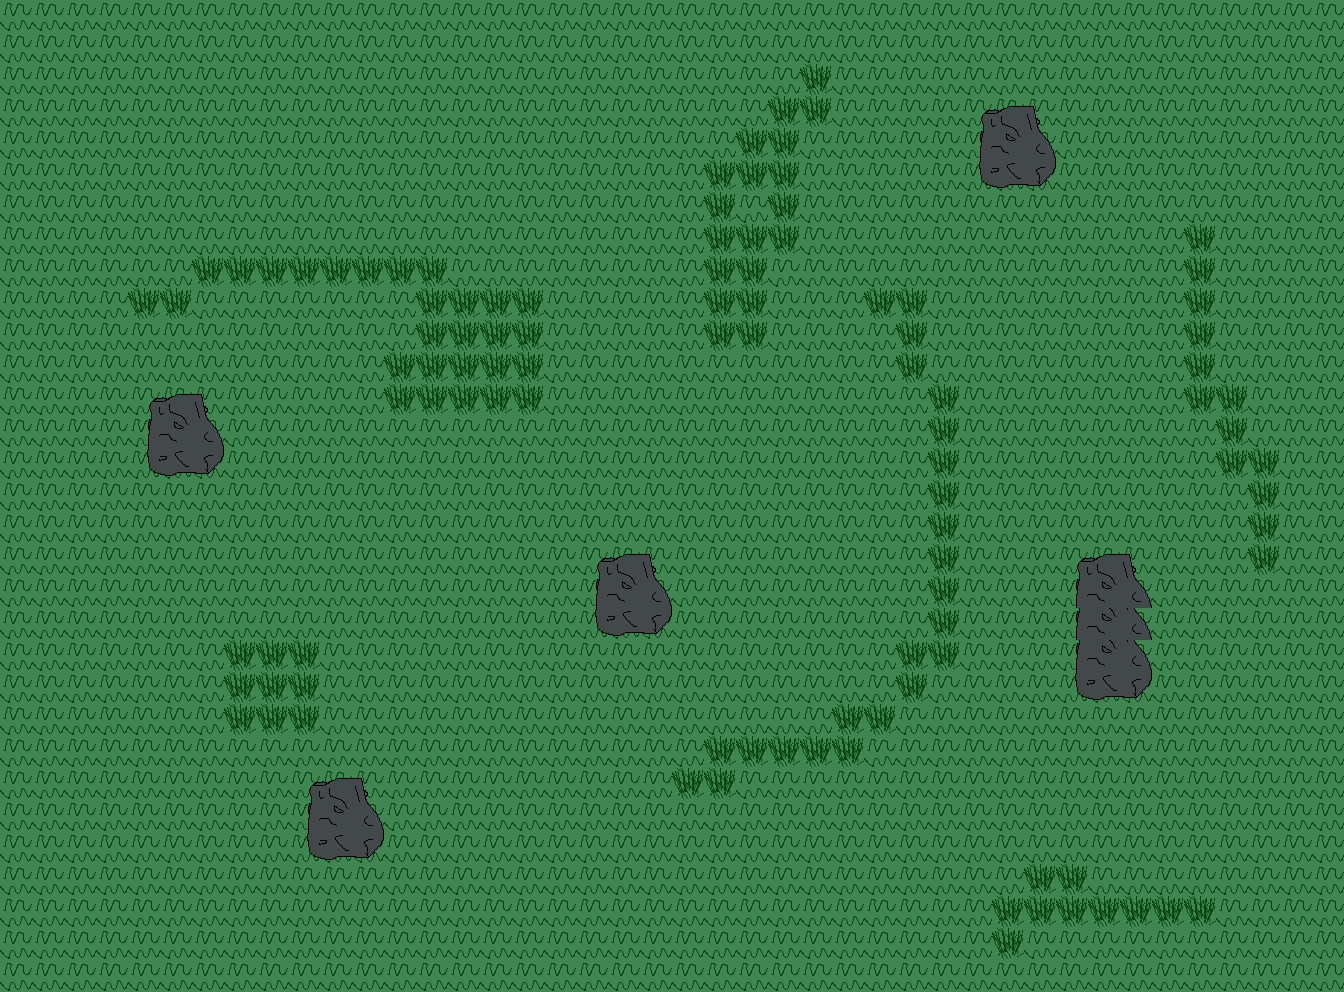

Tiled map render using the project's own tile images. Description and the whole map definition, tile-layer contents included, below:
An orthogonal 42x31 tile map with 32x32 px tiles, 2 tile layers (grass, rocks), 2 tilesets.

<map version="1.5" tiledversion="1.7.2" orientation="orthogonal" renderorder="right-down" width="42" height="31" tilewidth="32" tileheight="32" infinite="0" nextlayerid="3" nextobjectid="1">
 <tileset firstgid="1" name="grassTiles" tilewidth="32" tileheight="32" tilecount="2" columns="2">
  <image source="grassTiles.png" width="64" height="32" />
 </tileset>
 <tileset firstgid="3" name="rockTiles" tilewidth="32" tileheight="32" tilecount="9" columns="3">
  <image source="rockTiles.png" width="96" height="96" />
 </tileset>
 <layer id="1" name="grass" width="42" height="31">
  <data encoding="csv">
1,1,1,1,1,1,1,1,1,1,1,1,1,1,1,1,1,1,1,1,1,1,1,1,1,1,1,1,1,1,1,1,1,1,1,1,1,1,1,1,1,1,
1,1,1,1,1,1,1,1,1,1,1,1,1,1,1,1,1,1,1,1,1,1,1,1,1,1,1,1,1,1,1,1,1,1,1,1,1,1,1,1,1,1,
1,1,1,1,1,1,1,1,1,1,1,1,1,1,1,1,1,1,1,1,1,1,1,1,1,2,1,1,1,1,1,1,1,1,1,1,1,1,1,1,1,1,
1,1,1,1,1,1,1,1,1,1,1,1,1,1,1,1,1,1,1,1,1,1,1,1,2,2,1,1,1,1,1,1,1,1,1,1,1,1,1,1,1,1,
1,1,1,1,1,1,1,1,1,1,1,1,1,1,1,1,1,1,1,1,1,1,1,2,2,1,1,1,1,1,1,1,1,1,1,1,1,1,1,1,1,1,
1,1,1,1,1,1,1,1,1,1,1,1,1,1,1,1,1,1,1,1,1,1,2,2,2,1,1,1,1,1,1,1,1,1,1,1,1,1,1,1,1,1,
1,1,1,1,1,1,1,1,1,1,1,1,1,1,1,1,1,1,1,1,1,1,2,1,2,1,1,1,1,1,1,1,1,1,1,1,1,1,1,1,1,1,
1,1,1,1,1,1,1,1,1,1,1,1,1,1,1,1,1,1,1,1,1,1,2,2,2,1,1,1,1,1,1,1,1,1,1,1,1,2,1,1,1,1,
1,1,1,1,1,1,2,2,2,2,2,2,2,2,1,1,1,1,1,1,1,1,2,2,1,1,1,1,1,1,1,1,1,1,1,1,1,2,1,1,1,1,
1,1,1,1,2,2,1,1,1,1,1,1,1,2,2,2,2,1,1,1,1,1,2,2,1,1,1,2,2,1,1,1,1,1,1,1,1,2,1,1,1,1,
1,1,1,1,1,1,1,1,1,1,1,1,1,2,2,2,2,1,1,1,1,1,2,2,1,1,1,1,2,1,1,1,1,1,1,1,1,2,1,1,1,1,
1,1,1,1,1,1,1,1,1,1,1,1,2,2,2,2,2,1,1,1,1,1,1,1,1,1,1,1,2,1,1,1,1,1,1,1,1,2,1,1,1,1,
1,1,1,1,1,1,1,1,1,1,1,1,2,2,2,2,2,1,1,1,1,1,1,1,1,1,1,1,1,2,1,1,1,1,1,1,1,2,2,1,1,1,
1,1,1,1,1,1,1,1,1,1,1,1,1,1,1,1,1,1,1,1,1,1,1,1,1,1,1,1,1,2,1,1,1,1,1,1,1,1,2,1,1,1,
1,1,1,1,1,1,1,1,1,1,1,1,1,1,1,1,1,1,1,1,1,1,1,1,1,1,1,1,1,2,1,1,1,1,1,1,1,1,2,2,1,1,
1,1,1,1,1,1,1,1,1,1,1,1,1,1,1,1,1,1,1,1,1,1,1,1,1,1,1,1,1,2,1,1,1,1,1,1,1,1,1,2,1,1,
1,1,1,1,1,1,1,1,1,1,1,1,1,1,1,1,1,1,1,1,1,1,1,1,1,1,1,1,1,2,1,1,1,1,1,1,1,1,1,2,1,1,
1,1,1,1,1,1,1,1,1,1,1,1,1,1,1,1,1,1,1,1,1,1,1,1,1,1,1,1,1,2,1,1,1,1,1,1,1,1,1,2,1,1,
1,1,1,1,1,1,1,1,1,1,1,1,1,1,1,1,1,1,1,1,1,1,1,1,1,1,1,1,1,2,1,1,1,1,1,1,1,1,1,1,1,1,
1,1,1,1,1,1,1,1,1,1,1,1,1,1,1,1,1,1,1,1,1,1,1,1,1,1,1,1,1,2,1,1,1,1,1,1,1,1,1,1,1,1,
1,1,1,1,1,1,1,2,2,2,1,1,1,1,1,1,1,1,1,1,1,1,1,1,1,1,1,1,2,2,1,1,1,1,1,1,1,1,1,1,1,1,
1,1,1,1,1,1,1,2,2,2,1,1,1,1,1,1,1,1,1,1,1,1,1,1,1,1,1,1,2,1,1,1,1,1,1,1,1,1,1,1,1,1,
1,1,1,1,1,1,1,2,2,2,1,1,1,1,1,1,1,1,1,1,1,1,1,1,1,1,2,2,1,1,1,1,1,1,1,1,1,1,1,1,1,1,
1,1,1,1,1,1,1,1,1,1,1,1,1,1,1,1,1,1,1,1,1,1,2,2,2,2,2,1,1,1,1,1,1,1,1,1,1,1,1,1,1,1,
1,1,1,1,1,1,1,1,1,1,1,1,1,1,1,1,1,1,1,1,1,2,2,1,1,1,1,1,1,1,1,1,1,1,1,1,1,1,1,1,1,1,
1,1,1,1,1,1,1,1,1,1,1,1,1,1,1,1,1,1,1,1,1,1,1,1,1,1,1,1,1,1,1,1,1,1,1,1,1,1,1,1,1,1,
1,1,1,1,1,1,1,1,1,1,1,1,1,1,1,1,1,1,1,1,1,1,1,1,1,1,1,1,1,1,1,1,1,1,1,1,1,1,1,1,1,1,
1,1,1,1,1,1,1,1,1,1,1,1,1,1,1,1,1,1,1,1,1,1,1,1,1,1,1,1,1,1,1,1,2,2,1,1,1,1,1,1,1,1,
1,1,1,1,1,1,1,1,1,1,1,1,1,1,1,1,1,1,1,1,1,1,1,1,1,1,1,1,1,1,1,2,2,2,2,2,2,2,1,1,1,1,
1,1,1,1,1,1,1,1,1,1,1,1,1,1,1,1,1,1,1,1,1,1,1,1,1,1,1,1,1,1,1,2,1,1,1,1,1,1,1,1,1,1,
1,1,1,1,1,1,1,1,1,1,1,1,1,1,1,1,1,1,1,1,1,1,1,1,1,1,1,1,1,1,1,1,1,1,1,1,1,1,1,1,1,1
</data>
 </layer>
 <layer id="2" name="rocks" width="42" height="31">
  <data encoding="csv">
0,0,0,0,0,0,0,0,0,0,0,0,0,0,0,0,0,0,0,0,0,0,0,0,0,0,0,0,0,0,0,0,0,0,0,0,0,0,0,0,0,0,
0,0,0,0,0,0,0,0,0,0,0,0,0,0,0,0,0,0,0,0,0,0,0,0,0,0,0,0,0,0,0,0,0,0,0,0,0,0,0,0,0,0,
0,0,0,0,0,0,0,0,0,0,0,0,0,0,0,0,0,0,0,0,0,0,0,0,0,0,0,0,0,0,0,0,0,0,0,0,0,0,0,0,0,0,
0,0,0,0,0,0,0,0,0,0,0,0,0,0,0,0,0,0,0,0,0,0,0,0,0,0,0,0,0,0,3,4,5,0,0,0,0,0,0,0,0,0,
0,0,0,0,0,0,0,0,0,0,0,0,0,0,0,0,0,0,0,0,0,0,0,0,0,0,0,0,0,0,6,7,8,0,0,0,0,0,0,0,0,0,
0,0,0,0,0,0,0,0,0,0,0,0,0,0,0,0,0,0,0,0,0,0,0,0,0,0,0,0,0,0,9,10,11,0,0,0,0,0,0,0,0,0,
0,0,0,0,0,0,0,0,0,0,0,0,0,0,0,0,0,0,0,0,0,0,0,0,0,0,0,0,0,0,0,0,0,0,0,0,0,0,0,0,0,0,
0,0,0,0,0,0,0,0,0,0,0,0,0,0,0,0,0,0,0,0,0,0,0,0,0,0,0,0,0,0,0,0,0,0,0,0,0,0,0,0,0,0,
0,0,0,0,0,0,0,0,0,0,0,0,0,0,0,0,0,0,0,0,0,0,0,0,0,0,0,0,0,0,0,0,0,0,0,0,0,0,0,0,0,0,
0,0,0,0,0,0,0,0,0,0,0,0,0,0,0,0,0,0,0,0,0,0,0,0,0,0,0,0,0,0,0,0,0,0,0,0,0,0,0,0,0,0,
0,0,0,0,0,0,0,0,0,0,0,0,0,0,0,0,0,0,0,0,0,0,0,0,0,0,0,0,0,0,0,0,0,0,0,0,0,0,0,0,0,0,
0,0,0,0,0,0,0,0,0,0,0,0,0,0,0,0,0,0,0,0,0,0,0,0,0,0,0,0,0,0,0,0,0,0,0,0,0,0,0,0,0,0,
0,0,0,0,3,4,5,0,0,0,0,0,0,0,0,0,0,0,0,0,0,0,0,0,0,0,0,0,0,0,0,0,0,0,0,0,0,0,0,0,0,0,
0,0,0,0,6,7,8,0,0,0,0,0,0,0,0,0,0,0,0,0,0,0,0,0,0,0,0,0,0,0,0,0,0,0,0,0,0,0,0,0,0,0,
0,0,0,0,9,10,11,0,0,0,0,0,0,0,0,0,0,0,0,0,0,0,0,0,0,0,0,0,0,0,0,0,0,0,0,0,0,0,0,0,0,0,
0,0,0,0,0,0,0,0,0,0,0,0,0,0,0,0,0,0,0,0,0,0,0,0,0,0,0,0,0,0,0,0,0,0,0,0,0,0,0,0,0,0,
0,0,0,0,0,0,0,0,0,0,0,0,0,0,0,0,0,0,0,0,0,0,0,0,0,0,0,0,0,0,0,0,0,0,0,0,0,0,0,0,0,0,
0,0,0,0,0,0,0,0,0,0,0,0,0,0,0,0,0,0,3,4,5,0,0,0,0,0,0,0,0,0,0,0,0,3,4,5,0,0,0,0,0,0,
0,0,0,0,0,0,0,0,0,0,0,0,0,0,0,0,0,0,6,7,8,0,0,0,0,0,0,0,0,0,0,0,0,6,7,8,0,0,0,0,0,0,
0,0,0,0,0,0,0,0,0,0,0,0,0,0,0,0,0,0,9,10,11,0,0,0,0,0,0,0,0,0,0,0,0,6,7,8,0,0,0,0,0,0,
0,0,0,0,0,0,0,0,0,0,0,0,0,0,0,0,0,0,0,0,0,0,0,0,0,0,0,0,0,0,0,0,0,6,7,8,0,0,0,0,0,0,
0,0,0,0,0,0,0,0,0,0,0,0,0,0,0,0,0,0,0,0,0,0,0,0,0,0,0,0,0,0,0,0,0,9,10,11,0,0,0,0,0,0,
0,0,0,0,0,0,0,0,0,0,0,0,0,0,0,0,0,0,0,0,0,0,0,0,0,0,0,0,0,0,0,0,0,0,0,0,0,0,0,0,0,0,
0,0,0,0,0,0,0,0,0,0,0,0,0,0,0,0,0,0,0,0,0,0,0,0,0,0,0,0,0,0,0,0,0,0,0,0,0,0,0,0,0,0,
0,0,0,0,0,0,0,0,0,3,4,5,0,0,0,0,0,0,0,0,0,0,0,0,0,0,0,0,0,0,0,0,0,0,0,0,0,0,0,0,0,0,
0,0,0,0,0,0,0,0,0,6,7,8,0,0,0,0,0,0,0,0,0,0,0,0,0,0,0,0,0,0,0,0,0,0,0,0,0,0,0,0,0,0,
0,0,0,0,0,0,0,0,0,9,10,11,0,0,0,0,0,0,0,0,0,0,0,0,0,0,0,0,0,0,0,0,0,0,0,0,0,0,0,0,0,0,
0,0,0,0,0,0,0,0,0,0,0,0,0,0,0,0,0,0,0,0,0,0,0,0,0,0,0,0,0,0,0,0,0,0,0,0,0,0,0,0,0,0,
0,0,0,0,0,0,0,0,0,0,0,0,0,0,0,0,0,0,0,0,0,0,0,0,0,0,0,0,0,0,0,0,0,0,0,0,0,0,0,0,0,0,
0,0,0,0,0,0,0,0,0,0,0,0,0,0,0,0,0,0,0,0,0,0,0,0,0,0,0,0,0,0,0,0,0,0,0,0,0,0,0,0,0,0,
0,0,0,0,0,0,0,0,0,0,0,0,0,0,0,0,0,0,0,0,0,0,0,0,0,0,0,0,0,0,0,0,0,0,0,0,0,0,0,0,0,0
</data>
 </layer>
</map>